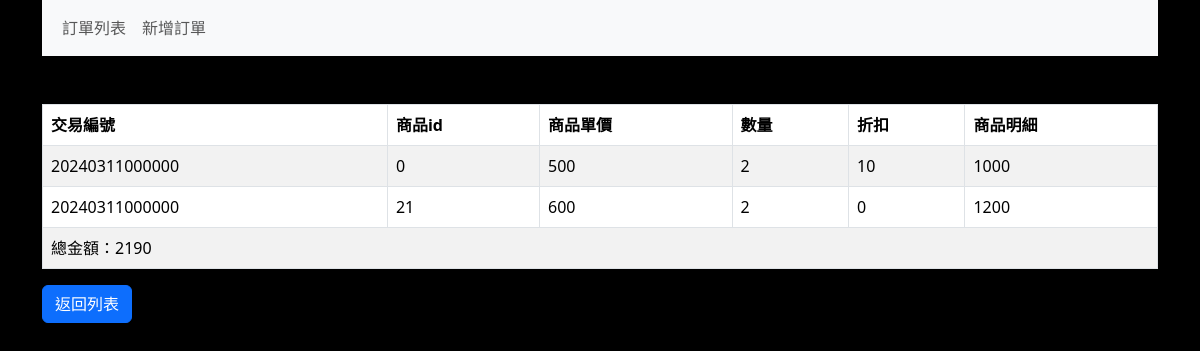
The app's page /order/order_detail.php?transaction_id=20240311000000 (signed in) with its own data.
### tables this page shows
CREATE TABLE `order_detail` (
  `detail_id` int(50) NOT NULL,
  `customer_id` varchar(50) DEFAULT NULL,
  `transaction_id` varchar(255) DEFAULT NULL,
  `product_id` int(50) DEFAULT NULL,
  `unit_price` int(11) DEFAULT NULL,
  `quantity` int(11) DEFAULT NULL,
  `points` int(50) DEFAULT NULL
);

### order/order_detail.php (the view, shortened to what this page needs)
<?php require __DIR__ . '/parts/pdo-connect.php';
$transaction_id = isset($_GET['transaction_id']) ? intval($_GET['transaction_id']) : 0;
$rows = $pdo->query("SELECT * FROM `order_detail` WHERE transaction_id=$transaction_id")->fetchAll();
$total_amount = 0;
$detail_amounts = [];
foreach ($rows as $row) {
    $detail_amount = $row['quantity'] * $row['unit_price'];
    $detail_amounts[] = $detail_amount;
    $total_amount += $detail_amount - $row['points'];
}
?>
<?php include __DIR__ . '/parts/html-head.php' ?>
<?php include __DIR__ . '/parts/navbar.php' ?>
<div class="container">
    <table class="table table-bordered table-striped mt-5">
        <thead>
            <tr>
                <th>交易編號</th>
                <th>商品id</th>
                <th>商品單價</th>
                <th>數量</th>
                <th>折扣</th>
                <th>商品明細</th>
            </tr>
        </thead>
        <tbody>
            <?php foreach ($rows as $key => $row) : ?>
                <tr>
                    <td><?= $row['transaction_id'] ?></td>
                    <td><?= $row['product_id'] ?></td>
                    <td><?= $row['unit_price'] ?></td>
                    <td><?= $row['quantity'] ?></td>
                    <td><?= $row['points'] ?></td>
                    <td><?= $detail_amounts[$key] ?></td>
                </tr>
            <?php endforeach ?>
            <tr>
                <td colspan="6">總金額：<?= $total_amount ?></td>
            </tr>
        </tbody>
    </table>
    <div class="mt-3">
        <a class="btn btn-primary" href="javascript:location.href=document.referrer">返回列表</a>
    </div>
</div>
<?php include __DIR__ . '/parts/html-foot.php' ?>

### order/parts/html-head.php (style rules this page uses)
body { background-color: black; }

### records on screen
order_detail: transaction "20240311000000", product "0", unit_price "500", quantity "2", points "10", key "1000"
order_detail: transaction "20240311000000", product "21", unit_price "600", quantity "2", points "0", key "1200"

### other values on screen
$total_amount "2190"
